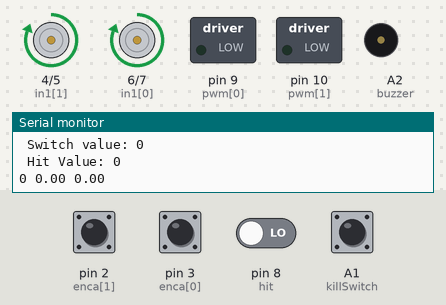
Bench run of a sketch on a simulated Arduino Uno, built with avr-gcc and run on an emulated ATmega328P. On the bench: motor-driver pin pairs drawn as motors (green arrow = first pin HIGH = forward, orange = second pin HIGH = backward, longer = more drive), switched loads named in the sketch (green lamp = pin HIGH), buzzer (waves = sounding), the last lines printed to the serial monitor. The test bench sets the inputs (shaded band); at power-on: pin 2 (enca[1]), pin 3 (enca[0]) HIGH, A1 (killSwitch), pin 8 (hit) LOW.

Above: at 1.2 s.
1.3 s: pin 8 (hit) driven HIGH
At 2.9 s:
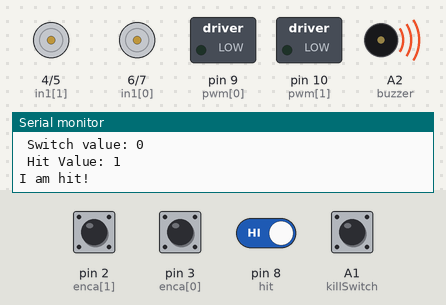
At 6.0 s:
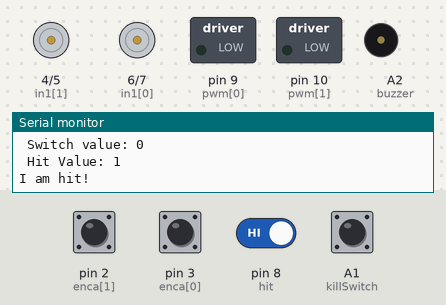
Timing chart, 0 to 7.5 s (numbered marks = the images above; inputs shaded):
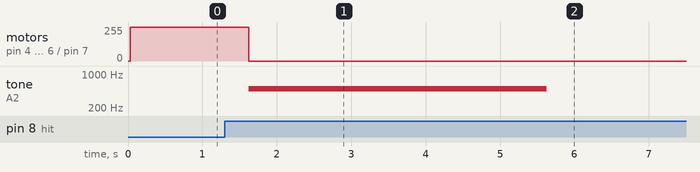

The sketch:

evader_code.ino
```cpp
#include <PID_v1.h>
#include <util/atomic.h>

#define channelA 6 // in3 right motor
#define brakeA 7  // in4 right motor
#define channelB 4 // in1 left motor
#define brakeB 5 // in2 left motor
#define enA 10 //enA left motor
#define enB 9 //enB right motor

#define rightEncoderA 3
#define rightEncoderB 13

#define leftEncoderA 2
#define leftEncoderB 12


// A class to compute the control signal
class SimplePID{
  private:
    float kp, kd, ki, umax; // Parameters
    float eprev, eintegral; // Storage

  public:
  // Constructor
  SimplePID() : kp(1), kd(0), ki(0), umax(255), eprev(0.0), eintegral(0.0){}

  // A function to set the parameters
  void setParams(float kpIn, float kdIn, float kiIn, float umaxIn){
    kp = kpIn; kd = kdIn; ki = kiIn; umax = umaxIn;
  }

  // A function to compute the control signal
  void evalu(int value, int target, float deltaT, int &pwr, int &dir){
    // error
    int e = value - target;

    // derivative
    float dedt = (e-eprev)/(deltaT);

    // integral
    eintegral = eintegral + e*deltaT;

    // control signal
    float u = kp*e + kd*dedt + ki*eintegral;

    // motor power
    pwr = (int) fabs(u);
    if( pwr > umax ){
      pwr = umax;
    }

    // motor direction
    dir = 1;
    if(u<0){
      dir = -1;
    }

    // store previous error
    eprev = e;
  }

};

// How many motors
#define NMOTORS 2

// Pins
const int enca[] = {3,2};
const int encb[] = {13,12};
const int pwm[] = {9,10};
const int in1[] = {6,4};
const int in2[] = {7,5};
const int killSwitch = A1;
const int buzzer = A2;
const int hit = 8;

// Globals
long prevT = 0;
int posPrev[] = {0,0};
volatile int posi[] = {0,0};
float velocity[] = {0,0};
bool switchVal;


// PID class instances
SimplePID pid[NMOTORS];

void setup() {
  Serial.begin(9600);
  pinMode(killSwitch, INPUT);
  pinMode(hit, INPUT);
  pinMode(buzzer, OUTPUT);
  noTone(buzzer);
  for(int k = 0; k < NMOTORS; k++){
    pinMode(enca[k],INPUT);
    pinMode(encb[k],INPUT);
    pinMode(pwm[k],OUTPUT);
    pinMode(in1[k],OUTPUT);
    pinMode(in2[k],OUTPUT);
  }
  pid[0].setParams(1,0,0,255);
  pid[1].setParams(1,0,0,255);

  attachInterrupt(digitalPinToInterrupt(enca[0]),readEncoder<0>,FALLING);
  attachInterrupt(digitalPinToInterrupt(enca[1]),readEncoder<1>,RISING);

  Serial.println("target pos");
}

void loop() {
  switchVal = readSwitch(killSwitch, false);
  Serial.print(" Switch value: ");
  Serial.println(switchVal);
  if (switchVal){
    killEvader();
  }
  checkHit();
  // create a velocity target
  int target[NMOTORS];
  target[0] = 0; //750*sin(prevT/1e6);
  target[1] = 0;//100*sin(prevT/1e6);

  for(int k = 0; k < NMOTORS; k++){
    int pwr, dir = 0;
    // evaluate the control signal
    // the pos is replaced with velocity
    // signal the motor
    setMotor(dir,pwr,pwm[k],in1[k],in2[k]);
  }

  // Read the position in an atomic block to avoid a potential misread
  int pos[NMOTORS];
  float velocity[NMOTORS];
  ATOMIC_BLOCK(ATOMIC_RESTORESTATE){
    for(int k = 0; k < NMOTORS; k++){
      pos[k] = posi[k];
    }
  }
  // time difference
  long currT = micros();
  float deltaT = ((float) (currT - prevT))/( 1.0e6 );
  for(int k = 0; k < NMOTORS; k++){
    velocity[k] = (pos[k] - posPrev[k]) /deltaT;
    posPrev[k] = pos[k];
  }
  prevT = currT;

  //TODO: convert count/s to RPM (need motor specs)
  float v1 = 0;
  float v2 = 0;

  //TODO: going to need a Low-Pass filter

  // loop through the motors
  for(int k = 0; k < NMOTORS; k++){
    int pwr, dir;
    // dir = -1;
    // pwr = 100/3.0*micros()/1.0e6;
    // evaluate the control signal
    // the pos is replaced with velocity
    pid[k].evalu(velocity[k],target[k],deltaT,pwr,dir);
    // signal the motor
    setMotor(dir,pwr,pwm[k],in1[k],in2[k]);
  }
  Serial.print(target[0]);
  for(int k = 0; k < NMOTORS; k++){

    Serial.print(" ");
    Serial.print(velocity[k]);
  }
  // Serial.print("Target1:");
  //   Serial.print(target[1]);
  //   Serial.print(",");
  //   Serial.print(" ");
    // Serial.print("Velocity1:");
    // Serial.print(velocity[1]);
    // Serial.print(" ");
  Serial.println();
  delay(500);
}

void setMotor(int dir, int pwmVal, int pwm, int in1, int in2){
  analogWrite(pwm,pwmVal);
  if(dir == 1){
    digitalWrite(in1,HIGH);
    digitalWrite(in2,LOW);
  }
  else if(dir == -1){
    digitalWrite(in1,LOW);
    digitalWrite(in2,HIGH);
  }
  else{
    digitalWrite(in1,LOW);
    digitalWrite(in2,LOW);
  }
}

template <int j>
void readEncoder(){
  int b = digitalRead(encb[j]);
  if(b > 0){
    posi[j]++;
  }
  else{
    posi[j]--;
  }
}

int readChannel(int channelInput, int minLimit, int maxLimit, int defaultValue){
  int ch = pulseIn(channelInput, HIGH, 30000);
  if (ch < 100) return defaultValue;
  return map(ch, 1000, 2000, minLimit, maxLimit);
}
bool readSwitch(byte channelInput, bool defaultValue){
  int intDefaultValue = (defaultValue)? 100: 0;
  int ch = readChannel(channelInput, 0, 100, intDefaultValue);
  return (ch > 50);
}
void killEvader(){
  for(int k = 0; k < NMOTORS; k++){
    int pwr, dir = 0;
    // evaluate the control signal
    // the pos is replaced with velocity
    // signal the motor
    setMotor(dir,pwr,pwm[k],in1[k],in2[k]);
  }
  while(true){}
}
void checkHit(){
  int b = digitalRead(hit);
  Serial.print(" Hit Value: ");
  Serial.println(b);
  if (b == 1){
    Serial.println("I am hit!");
    evaderHit();
  }
}
void evaderHit(){
    for(int k = 0; k < NMOTORS; k++){
    int pwr, dir = 0;
    // evaluate the control signal
    // the pos is replaced with velocity
    // signal the motor
    setMotor(dir,pwr,pwm[k],in1[k],in2[k]);
  }
  tone(buzzer, 500, 4000);
  while(true){}
}
```

Measured:
- after the input at 1.3 s, motor on pin 4 (in1[1]) / pin 5 (in2[1]), motor on pin 6 (in1[0]) / pin 7 (in2[0]): forward 255/255 → stopped after 0.33 s; tone on A2 (buzzer): silent → 500 Hz after 0.33 s, → silent 4.0 s later
